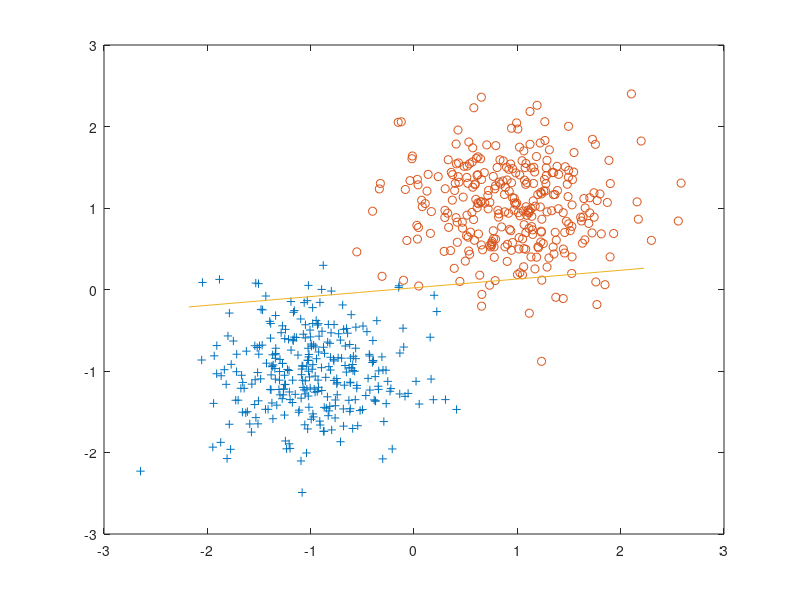

MATLAB code for this plot:
clear all;
% Part 2
eta = 0.01;
npoints=600;
mu1 = [-1,-1];
mu2= [1,1];
sigma = [0.25,0;0,0.25];
rng default  % For reproducibility
r = [mvnrnd(mu1,sigma,npoints/2), 1*ones(npoints/2,1)];
s = [mvnrnd(mu2,sigma,npoints/2), -1*ones(npoints/2,1)];

NneurIn=3;
NneurOut=2;
w=zeros(NneurOut,3);
v=zeros(1,NneurIn);

for i=1:NneurOut
    for j=1:3
        w(i,j)=-1 + (2).*rand(1,1); 
    end
end

for j=1:NneurIn
        v(j)=-1 + (2).*rand(1,1); 
end

patterns=[r;s];
patterns=patterns(randperm(size(patterns,1)),:);
targets = patterns(:,3);
patterns = (patterns(:,1:2))';
patterns = [patterns ; ones(1,npoints)];

patterns = patterns - mean(patterns);

epochs = 60;
m = npoints/epochs;

dw=0;   
dv=0;
alpha=0.9;

for i =1:epochs-1
    
    X = patterns(:,i*m:(i+1)*m);
    T = (targets(i*m:(i+1)*m))';
    hin = w * X;
    hout = [2 ./ (1+exp(-hin)) - 1 ; ones(1,m+1)];
    oin = v * hout;
    out = 2 ./ (1+exp(-oin)) - 1;

    delta_o = (out - T) .* ((1 + out) .* (1 - out)) * 0.5;
    delta_h = (v' * delta_o) .* ((1 + hout) .* (1 - hout)) * 0.5;

    dw = (dw .* alpha) - (delta_h * X') .* (1-alpha);
    dv = (dv .* alpha) - (delta_o * hout') .* (1-alpha);
    w = w + dw(1:length(dw)-1,:) .* eta;
    v = v + dv .* eta;
end

plot(r(:,1),r(:,2),'+');
hold on;
plot(s(:,1),s(:,2),'o')
plot(v(3)+v(2)*[-4:1:4],v(3)-v(1)*[-4:1:4]);

